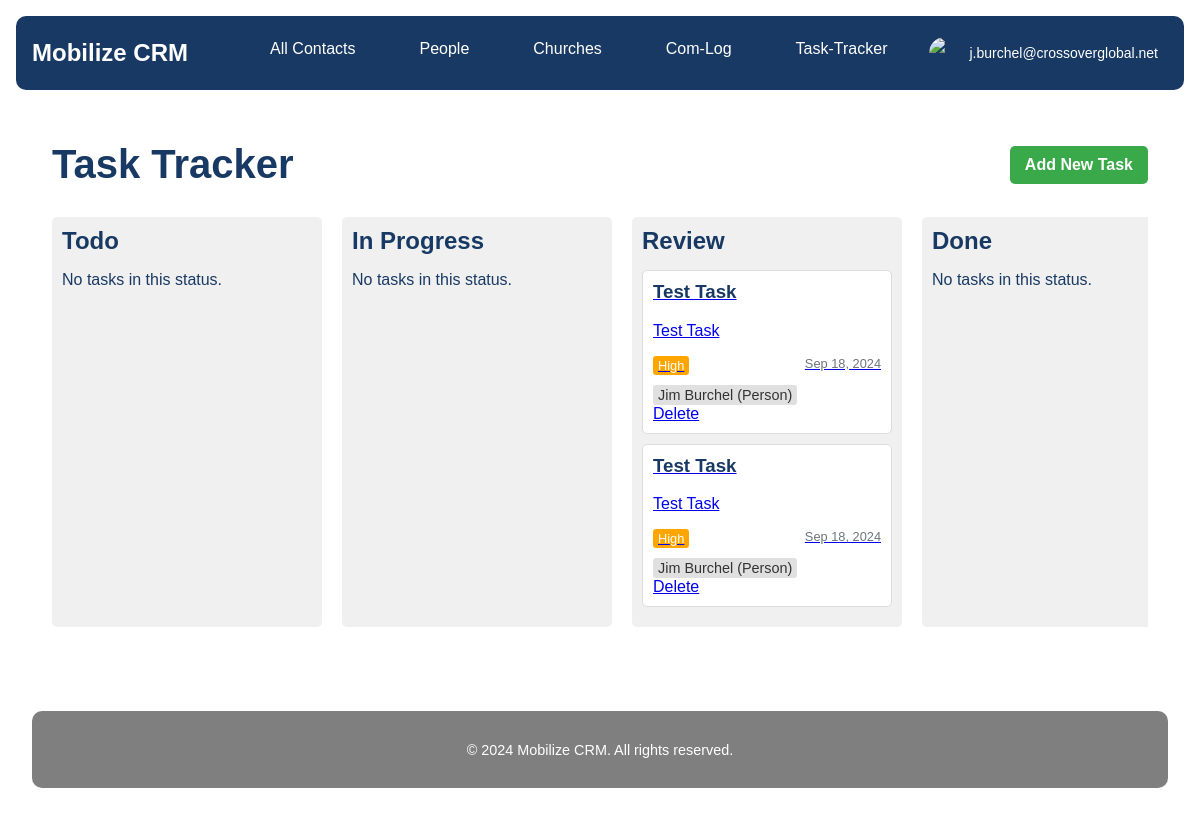
/task-tracker/ (signed in), run on the app's committed database.
### userprofile/models.py (models this page shows, shortened)
class CustomUser(AbstractUser):
    profile_image = models.ImageField(upload_to='profile_images/', null=True, blank=True)
    profile_thumbnail = models.ImageField(upload_to='profile_thumbnails/', null=True, blank=True)
    email_signature = models.TextField(blank=True, null=True)
    google_refresh_token = models.CharField(max_length=255, blank=True, null=True)
    groups = models.ManyToManyField(
        'auth.Group',
        verbose_name='groups',
        blank=True,
        help_text='The groups this user belongs to. A user will get all permissions granted to each of their groups.',
        related_name='customuser_set',
        related_query_name='customuser',
    )
    user_permissions = models.ManyToManyField(
        'auth.Permission',
        verbose_name='user permissions',
        blank=True,
        help_text='Specific permissions for this user.',
        related_name='customuser_set',
        related_query_name='customuser',
    )

### task_tracker/models.py (models this page shows, shortened)
class Task(models.Model):
    STATUS_CHOICES = [
        ('todo', 'To Do'),
        ('in progress', 'In Progress'),
        ('review', 'Review'),
        ('done', 'Done'),
    ]
    PRIORITY_CHOICES = [
        ('low', 'Low'),
        ('medium', 'Medium'),
        ('high', 'High'),
        ('urgent', 'Urgent'),
    ]
    REMINDER_CHOICES = [
        ('15_min', '15 minutes before'),
        ('30_min', '30 minutes before'),
        ('1_hour', '1 hour before'),
        ('2_hours', '2 hours before'),
        ('1_day', '1 day before'),
        ('1_week', '1 week before'),
        ('custom', 'Custom'),
    ]
    title = models.CharField(max_length=200)
    description = models.TextField(blank=True)
    status = models.CharField(max_length=20, choices=STATUS_CHOICES, default='todo')
    priority = models.CharField(max_length=20, choices=PRIORITY_CHOICES, default='medium')
    assigned_to = models.ForeignKey(User, on_delete=models.SET_NULL, null=True, blank=True, related_name='assigned_tasks')
    created_by = models.ForeignKey(User, on_delete=models.CASCADE, related_name='created_tasks')
    created_at = models.DateTimeField(auto_now_add=True)
    updated_at = models.DateTimeField(auto_now=True)
    due_date = models.DateTimeField(default=timezone.now, null=True, blank=True)
    contact = models.ForeignKey(Contact, on_delete=models.SET_NULL, null=True, blank=True, related_name='tasks')
    google_calendar_event_id = models.CharField(max_length=255, blank=True, null=True)
    reminder = models.CharField(max_length=20, choices=REMINDER_CHOICES, default='30_min')
    custom_reminder = models.IntegerField(null=True, blank=True, help_text="Custom reminder time in minutes")
    class Meta:
        ordering = ['-created_at']

### contacts/models.py (models this page shows, shortened)
class Contact(models.Model):
    STATE = (
        ('al', 'AL'), ('ak', 'AK'), ('az', 'AZ'), ('ar', 'AR'), ('ca', 'CA'),('co', 'CO'),('ct', 'CT'),('de', 'DE'), ('fl', 'FL'), ('ga', 'GA'),
        ('hi', 'HI'), ('id', 'ID'), ('il', 'IL'), ('in', 'IN'), ('ia', 'IA'), ('ks', 'KS'), ('ky', 'KY'), ('la', 'LA'), ('me', 'ME'),
        ('md', 'MD'), ('ma', 'MA'), ('mi', 'MI'), ('mn', 'MN'), ('ms', 'MS'), ('mo', 'MO'), ('mt', 'MT'), ('ne', 'NE'), ('nv', 'NV'),
        ('nh', 'NH'), ('nj', 'NJ'), ('nm', 'NM'), ('ny', 'NY'), ('nc', 'NC'), ('nd', 'ND'), ('oh', 'OH'), ('ok', 'OK'), ('or', 'OR'),
        ('pa', 'PA'), ('ri', 'RI'), ('sc', 'SC'), ('sd', 'SD'), ('tn', 'TN'), ('tx', 'TX'), ('ut', 'UT'), ('vt', 'VT'), ('va', 'VA'),
        ('wa', 'WA'), ('wv', 'WV'), ('wi', 'WI'), ('wy', 'WY'),('dc', 'DC')
    )
    PREFERRED_CONTACT_METHODS = (
        ('email', 'Email'),('phone', 'Phone'),('text', 'Text'),('Facebook Messanger',
        'Facebook Messanger'),('whatsapp', 'Whatsapp'),('groupme', 'Groupme'),('signal', 'Signal'),('other', 'Other')
    )
    church_name = models.CharField(max_length=100, null=True, blank=True)
    first_name = models.CharField(max_length=100)
    last_name = models.CharField(max_length=100)
    image = models.ImageField(upload_to=get_image_path, null=True, blank=True)
    preferred_contact_method = models.CharField(max_length=100, choices=PREFERRED_CONTACT_METHODS)
    phone = models.CharField(max_length=50)
    email = models.EmailField()
    street_address = models.CharField(max_length=200, null=True, blank=True)
    city = models.CharField(max_length=100, null=True, blank=True)
    state = models.CharField(max_length=2, choices=STATE, null=True, blank=True)
    zip_code = models.CharField(max_length=10, null=True, blank=True)
    initial_notes = models.TextField(null=True, blank=True)
    date_created = models.DateField(auto_now_add=True,null=True, blank=True)
    date_modified = models.DateField(auto_now=True,null=True, blank=True)
    com_log = GenericRelation(ComLog)

### task_tracker/views.py (the view)
# urls.py: path('', views.TaskListView.as_view(), name='task_list'),
@method_decorator(login_required, name='dispatch')
class TaskListView(ListView, LoginRequiredMixin):
    model = Task
    template_name = 'task_tracker/task_list.html'
    context_object_name = 'tasks'
    def get_context_data(self, **kwargs):
        context = super().get_context_data(**kwargs)
        context['task_statuses'] = {
            'todo': Task.objects.filter(status='todo').order_by('due_date'),
            'in progress': Task.objects.filter(status='in progress').order_by('due_date'),
            'review': Task.objects.filter(status='review').order_by('due_date'),
            'done': Task.objects.filter(status='done').order_by('due_date')
        }
        return context

### task_tracker/templates/task_tracker/task_list.html (shortened to what this page needs)
{% extends 'core/base.html' %}
{% load static %}
{% block extra_css %}
<link rel="stylesheet" href="{% static 'css/task_list.css' %}">
{% endblock %}
{% block content %}
<div class="container task-tracker-container">
    <div class="task-header">
        <h1 id="task-tracker" class="task-title">Task Tracker</h1>
        <a href="{% url 'task_tracker:task_create' %}" class="btn btn-primary">Add New Task</a>
    </div>
    <div class="task-board">
        {% for status, tasks in task_statuses.items %}
        <div class="task-column">
            <h2>{{ status|title }}</h2>
            <div id="{{ status }}" class="task-list">
                {% for task in tasks %}
                <div class="task-card" draggable="true" data-task-id="{{ task.id }}">
                    <a href="{% url 'task_tracker:task_update' task.id %}">
                        <h3>{{ task.title }}</h3>
                        <p>{{ task.description|truncatewords:20 }}</p>
                        <div class="task-meta">
                            <span class="priority {{ task.priority }}">{{ task.get_priority_display }}</span>
                            <span class="due-date">{{ task.due_date|date:"M d, Y" }}</span>
                        </div>
                        {% if task.contact %}
                        <div class="task-contact">
                            {% if task.contact.church %}
                            <a href="{% url 'contacts:church_detail' task.contact.church.id %}" class="contact-link">
                                {{ task.contact.church.church_name }} (Church)
                            </a>
                            {% elif task.contact.people %}
                            <a href="{% url 'contacts:person_detail' task.contact.people.id %}" class="contact-link">
                                {{ task.contact.people.first_name }} {{ task.contact.people.last_name }} (Person)
                            </a>
                            {% else %}
                            <span class="contact-link">{{ task.contact }} (Unknown type)</span>
                            {% endif %}
                        </div>
                        {% endif %}
                    </a>
                    <a href="{% url 'task_tracker:task_delete' task.id %}" class="task-delete-link">Delete</a>
                </div>
                {% empty %}
                <p class="no-tasks-message">No tasks in this status.</p>
                {% endfor %}
            </div>
        </div>
        {% endfor %}
    </div>
</div>
{% endblock %}

### core/templates/core/partials/nav.html (shortened to what this page needs)
{% load static %}
<nav class="navbar">
    <a href="/" class="navbar-brand">Mobilize CRM</a>
    <div class="navbar-menu">
        <a href="{% url 'contacts:contact_list' %}" class="navbar-item {% if request.resolver_match.url_name == 'all_contacts' %}active{% endif %}">All Contacts</a>
        <a href="{% url 'contacts:people_list' %}" class="navbar-item {% if request.resolver_match.url_name == 'people_list' %}active{% endif %}">People</a>
        <a href="{% url 'contacts:church_list' %}" class="navbar-item {% if request.resolver_match.url_name == 'church_list' %}active{% endif %}">Churches</a>
        <a href=" {% url 'com_log:list' %}" class="navbar-item {% if request.resolver_match.url_name == 'com_log' %}active{% endif %}">Com-Log</a>
        <a href="{% url 'task_tracker:task_list' %}" class="navbar-item {% if request.resolver_match.url_name == 'task_tracker' %}active{% endif %}">Task-Tracker</a>
        {% if user.is_authenticated %}
            <div class="user-menu">
                {% if user.has_profile_thumbnail %}
                    <img src="{{ user.profile_thumbnail.url }}" alt="{{ user.username }}" class="user-avatar">
                {% elif user.has_profile_image %}
                    <img src="{{ user.profile_image.url }}" alt="{{ user.username }}" class="user-avatar">
                {% else %}
                    <img src="{% static 'images/default_thumbnail.png' %}" alt="{{ user.username }}" class="user-avatar">
                {% endif %}
                <span class="user-menu-text">{{ user.username }}</span>
            </div>
        {% else %}
            <a href="{% url 'userprofile:login' %}" class="navbar-item {% if request.resolver_match.url_name == 'login' %}active{% endif %}">Login</a>
        {% endif %}
    </div>
</nav>
<antArtifact identifier="navbar-template-with-debug" type="application/vnd.ant.code" language="html" title="core/templates/core/partials/nav.html (dropdown-content section)">

### static/css/task_list.css (style rules this page uses)
:root { --primary-blue: #183963; --primary-green: #39A949; --primary-gray: #7F7F7F; --primary-white: #FFFFFF; }
.task-tracker-container { max-width: 1200px; margin: 0 auto; padding: 20px; font-family: Arial, sans-serif; }
.task-header { display: flex; justify-content: space-between; align-items: center; margin-bottom: 30px; }
.task-title { color: var(--primary-blue); margin: 0; font-size: 2.5em; }
.btn-primary { background-color: var(--primary-green); color: var(--primary-white); padding: 10px 15px; border: none; border-radius: 5px; text-decoration: none; font-weight: bold; transition: background-color 0.3s; }
.task-board { display: flex; gap: 20px; overflow-x: auto; }
.task-column { flex: 1; min-width: 250px; background-color: #f0f0f0; border-radius: 5px; padding: 10px; }
.task-column h2 { color: var(--primary-blue); margin-top: 0; margin-bottom: 15px; }
.task-list { min-height: 200px; }
.task-card { background-color: white; border: 1px solid #ddd; border-radius: 5px; padding: 10px; margin-bottom: 10px; cursor: move; }
.task-card h3 { margin-top: 0; color: var(--primary-blue); }
.task-card .task-contact { margin-top: 10px; font-size: 0.9em; }
.task-card .contact-link { display: inline-block; padding: 2px 5px; background-color: #e0e0e0; border-radius: 3px; color: #333; text-decoration: none; transition: background-color 0.3s ease; }
.task-meta { display: flex; justify-content: space-between; margin-top: 10px; font-size: 0.8em; }
.priority { padding: 2px 5px; border-radius: 3px; color: white; }
.priority.high { background-color: orange; }
.due-date { color: #6c757d; }

### static/css/main.css (style rules this page uses)
:root { --primary-blue: #183963; --primary-green: #39A949; --primary-gray: #7F7F7F; --primary-white: #FFFFFF; }
body { margin: 0; font-family: Arial, sans-serif; color: var(--primary-blue); background-color: var(--primary-white); }
.navbar { background-color: var(--primary-blue); padding: 1rem; display: flex; justify-content: space-between; align-items: center; margin: 1rem; border-radius: 10px; margin-bottom: auto !important; }
.navbar-brand { color: var(--primary-white); text-decoration: none; font-size: 1.5rem; font-weight: bold; }
.navbar-menu { display: flex; border-radius: 10px; }
.navbar-item { color: var(--primary-white); text-decoration: none; padding: 0.5rem 1rem; margin: 0 1rem; transition: background-color 0.3s; background-color: var(--primary-blue); border-radius: 10px !important; }
.user-menu { position: relative; display: flex; align-items: center; cursor: pointer; padding: 5px 10px; border-radius: 15px; transition: background-color 0.3s ease; }
.user-avatar { width: 32px; height: 32px; border-radius: 50%; object-fit: cover; margin-right: 8px; }
.user-menu-text { color: var(--primary-white); font-size: 14px; }

### data on the page
CustomUser: username "j.burchel@crossoverglobal.net"
Task: title "Test Task", description "Test Task", priority "High", due_date "Sep 18, 2024", contact.people.first_name "Jim", contact.people.last_name "Burchel"
Task: title "Test Task", description "Test Task", priority "High", due_date "Sep 18, 2024", contact.people.first_name "Jim", contact.people.last_name "Burchel"

### other printed values
{{ status|title }} "Todo" "In Progress" "Review" "Done"
